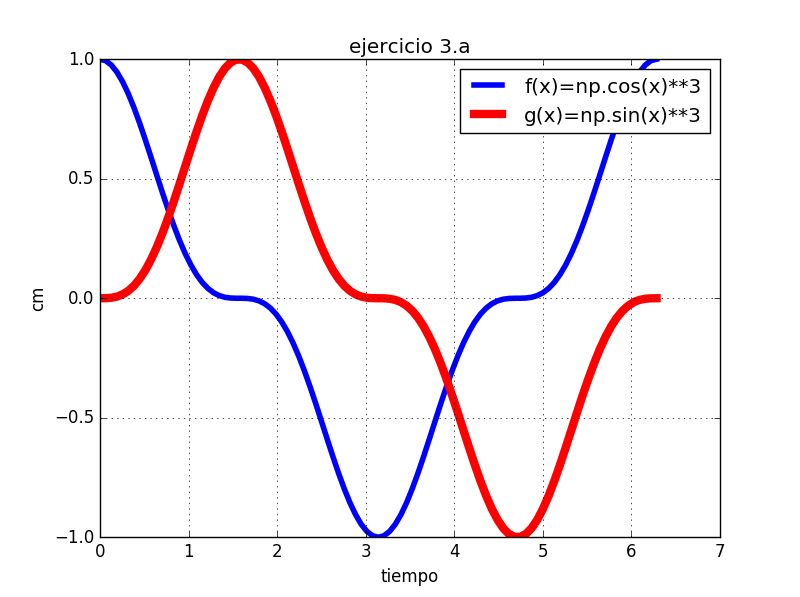

The script that drew this image:
#MARTHA ELENA NIEVES MORA
#LABORATORIO 3B
#EJERCICIO 3a



import matplotlib.pyplot as plt
import numpy as np
import math

x=np.linspace(0,2*math.pi,99)

y=np.cos(x)**3
z=np.sin(x)**3
plt.plot(x,y, linewidth=4, color='b', label='f(x)=np.cos(x)**3')
plt.plot(x,z, linewidth=6, color='r', label='g(x)=np.sin(x)**3')
plt.legend()
plt.title('ejercicio 3.a')
plt.xlabel('tiempo')
plt.ylabel('cm')
plt.grid(True)
plt.show()
